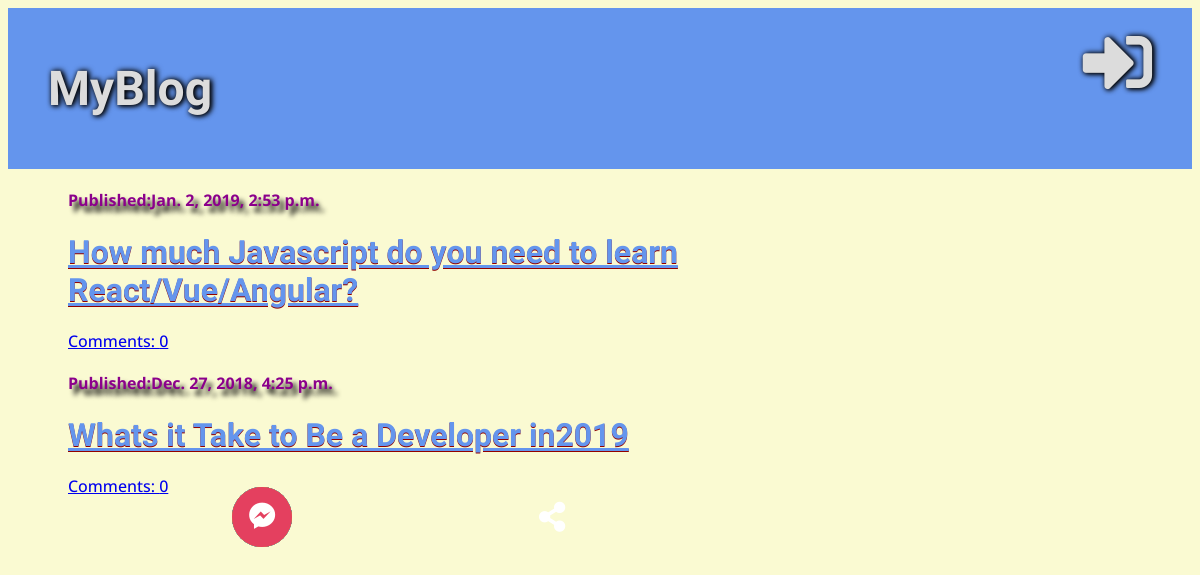
The page / on the database its author committed.
### blog/models.py (models this page shows, shortened)
class Post(models.Model):
    author = models.ForeignKey('auth.User', on_delete=models.CASCADE)
    title = models.CharField(max_length=200)
    text = models.TextField()
    created_date = models.DateTimeField(default=timezone.now)
    published_date = models.DateTimeField(blank=True, null=True)
    def approved_comments(self):
        return self.comments.filter(approved=True)

### blog/views.py (the view)
# urls.py: path('', views.postsList, name='postsList'),
def postsList(request):
    posts = Post.objects.filter(published_date__lte=timezone.now()).order_by('-published_date')
    stuff_for_frontend = {'posts': posts}
    return render(request, 'blog/postsList.html', stuff_for_frontend)

### blog/templatetags/markdownify.py (called while the page is built)
@register.filter
def markdown(value):
    renderer = HighlightRenderer()
    markdown = mistune.Markdown(renderer=renderer)
    return markdown(value)

### blog/templates/blog/postsList.html (shortened to what this page needs)
{% extends 'blog/base.html' %}
{% load markdownify %}
{% block content %}
{% for post in posts %}
<div class="post">
  <div class="date">
    <p>Published:{{ post.published_date }}</p>
  </div>
  <h1><a href="{% url 'postsDetail' pk=post.pk %}">{{ post.title }}</a></h1>
  <a href="{% url 'postsDetail' pk=post.pk  %}">Comments: {{ post.approved_comments.count }}</a>
</div>
{% endfor %}
{% endblock %}

### blog/static/css/blog.css (style rules this page uses)
.page-header,body { font-family: 'Open Sans', sans-serif; }
h1 { font-family: 'Oswald', sans-serif; }
body { background: url(https://cdn.shopify.com/s/files/1/0879/0542/products/pc1478_da4bcba9-c02d-40bd-88c6-8b32119d8933_1024x1024.jpg?v=1513990783); background-color: lightgoldenrodyellow; background-repeat: no-repeat; background-size: contain; background-size: cover; color: whitesmoke; font-weight:500; }
body h1 a { color: #e9e7e749; }
.date { color: darkmagenta; text-shadow: 2px 0px 6px #86131300, 5px 6px 5px #030303; font-weight: bolder; }
.post { margin-bottom: 70px; margin: 20px 0px 20px 20px; max-width: 78%; }
.post h1 a { color: cornflowerblue; text-shadow: 0px 1px 0px #900000; }

### rows shown on the page
Post: published_date "Jan. 2, 2019, 2:53 p.m.", title "How much Javascript do you need to learn React/Vue/Angular?", approved_comments.count "0"
Post: published_date "Dec. 27, 2018, 4:25 p.m.", title "Whats it Take to Be a Developer in2019", approved_comments.count "0"
